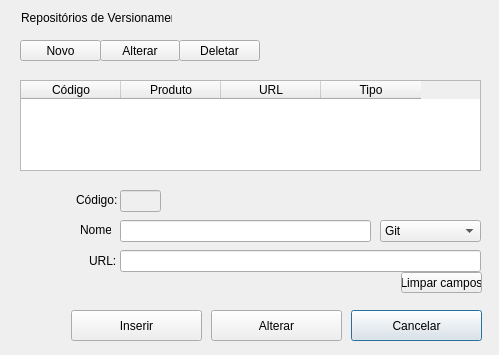
<?xml version="1.0" encoding="UTF-8"?>
<ui version="4.0">
 <class>RepoWindow</class>
 <widget class="QDialog" name="RepoWindow">
  <property name="windowModality">
   <enum>Qt::ApplicationModal</enum>
  </property>
  <property name="geometry">
   <rect>
    <x>0</x>
    <y>0</y>
    <width>499</width>
    <height>355</height>
   </rect>
  </property>
  <property name="windowTitle">
   <string>Code Repositories</string>
  </property>
  <widget class="QTableWidget" name="tableWidget">
   <property name="geometry">
    <rect>
     <x>20</x>
     <y>80</y>
     <width>461</width>
     <height>91</height>
    </rect>
   </property>
   <property name="editTriggers">
    <set>QAbstractItemView::DoubleClicked</set>
   </property>
   <attribute name="verticalHeaderVisible">
    <bool>false</bool>
   </attribute>
   <column>
    <property name="text">
     <string>Código</string>
    </property>
   </column>
   <column>
    <property name="text">
     <string>Produto</string>
    </property>
   </column>
   <column>
    <property name="text">
     <string>URL</string>
    </property>
   </column>
   <column>
    <property name="text">
     <string>Tipo</string>
    </property>
   </column>
  </widget>
  <widget class="QPushButton" name="btnCancelar">
   <property name="geometry">
    <rect>
     <x>351</x>
     <y>310</y>
     <width>131</width>
     <height>31</height>
    </rect>
   </property>
   <property name="text">
    <string>Cancelar</string>
   </property>
  </widget>
  <widget class="QLabel" name="labelCodigo">
   <property name="geometry">
    <rect>
     <x>76</x>
     <y>190</y>
     <width>49</width>
     <height>20</height>
    </rect>
   </property>
   <property name="text">
    <string>Código:</string>
   </property>
  </widget>
  <widget class="QLineEdit" name="lineEditCodigo">
   <property name="enabled">
    <bool>false</bool>
   </property>
   <property name="geometry">
    <rect>
     <x>120</x>
     <y>190</y>
     <width>41</width>
     <height>22</height>
    </rect>
   </property>
  </widget>
  <widget class="QLabel" name="URL">
   <property name="geometry">
    <rect>
     <x>89</x>
     <y>250</y>
     <width>31</width>
     <height>22</height>
    </rect>
   </property>
   <property name="text">
    <string>URL:</string>
   </property>
  </widget>
  <widget class="QLineEdit" name="lineEditURL">
   <property name="geometry">
    <rect>
     <x>120</x>
     <y>250</y>
     <width>361</width>
     <height>22</height>
    </rect>
   </property>
  </widget>
  <widget class="QPushButton" name="btnEfetivaAlteracao">
   <property name="geometry">
    <rect>
     <x>211</x>
     <y>310</y>
     <width>131</width>
     <height>31</height>
    </rect>
   </property>
   <property name="text">
    <string>Alterar</string>
   </property>
  </widget>
  <widget class="QPushButton" name="btnLimpar">
   <property name="geometry">
    <rect>
     <x>401</x>
     <y>272</y>
     <width>81</width>
     <height>21</height>
    </rect>
   </property>
   <property name="text">
    <string>Limpar campos</string>
   </property>
  </widget>
  <widget class="QPushButton" name="btnConfirmar">
   <property name="geometry">
    <rect>
     <x>71</x>
     <y>310</y>
     <width>131</width>
     <height>31</height>
    </rect>
   </property>
   <property name="text">
    <string>Inserir</string>
   </property>
  </widget>
  <widget class="QPushButton" name="btnAlterar">
   <property name="geometry">
    <rect>
     <x>100</x>
     <y>40</y>
     <width>80</width>
     <height>21</height>
    </rect>
   </property>
   <property name="text">
    <string>Alterar</string>
   </property>
  </widget>
  <widget class="QPushButton" name="btnNovo">
   <property name="geometry">
    <rect>
     <x>20</x>
     <y>40</y>
     <width>81</width>
     <height>21</height>
    </rect>
   </property>
   <property name="text">
    <string>Novo</string>
   </property>
  </widget>
  <widget class="QPushButton" name="btnDeletar">
   <property name="geometry">
    <rect>
     <x>179</x>
     <y>40</y>
     <width>81</width>
     <height>21</height>
    </rect>
   </property>
   <property name="text">
    <string>Deletar</string>
   </property>
  </widget>
  <widget class="QLabel" name="label">
   <property name="geometry">
    <rect>
     <x>21</x>
     <y>10</y>
     <width>151</width>
     <height>16</height>
    </rect>
   </property>
   <property name="text">
    <string>Repositórios de Versionamento:</string>
   </property>
  </widget>
  <widget class="QLabel" name="labelNome">
   <property name="geometry">
    <rect>
     <x>80</x>
     <y>220</y>
     <width>31</width>
     <height>20</height>
    </rect>
   </property>
   <property name="text">
    <string>Nome:</string>
   </property>
  </widget>
  <widget class="QLineEdit" name="lineEditNome">
   <property name="enabled">
    <bool>true</bool>
   </property>
   <property name="geometry">
    <rect>
     <x>120</x>
     <y>220</y>
     <width>251</width>
     <height>22</height>
    </rect>
   </property>
  </widget>
  <widget class="QComboBox" name="comboBoxVersionControl">
   <property name="geometry">
    <rect>
     <x>380</x>
     <y>220</y>
     <width>101</width>
     <height>22</height>
    </rect>
   </property>
   <item>
    <property name="text">
     <string>Git</string>
    </property>
   </item>
   <item>
    <property name="text">
     <string>Svn</string>
    </property>
   </item>
  </widget>
 </widget>
 <resources/>
 <connections/>
</ui>
